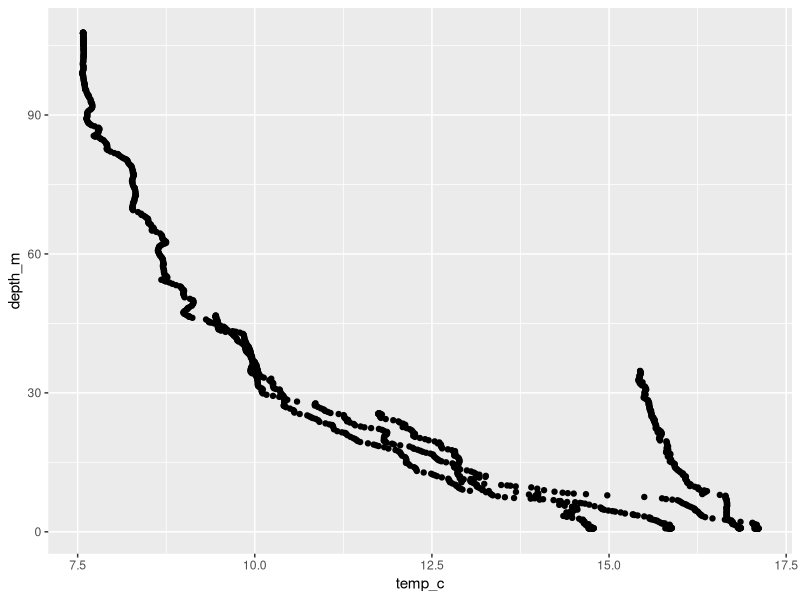
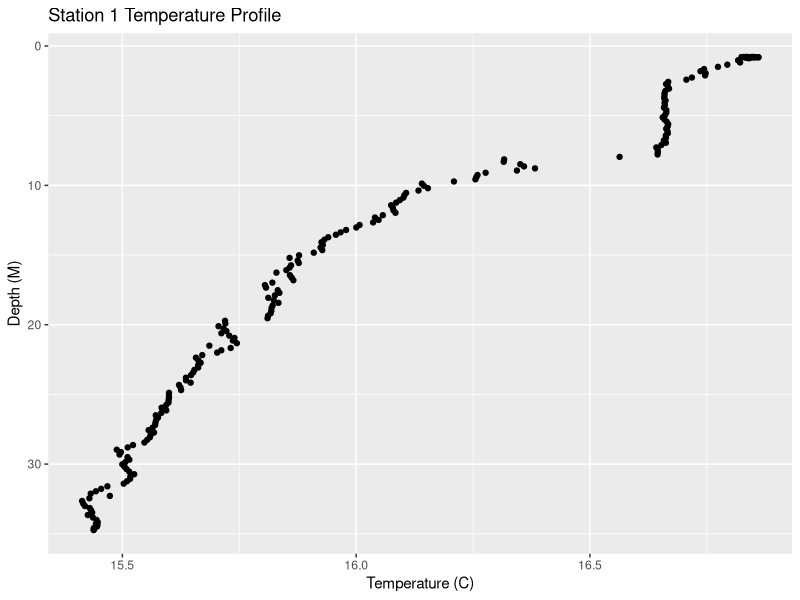
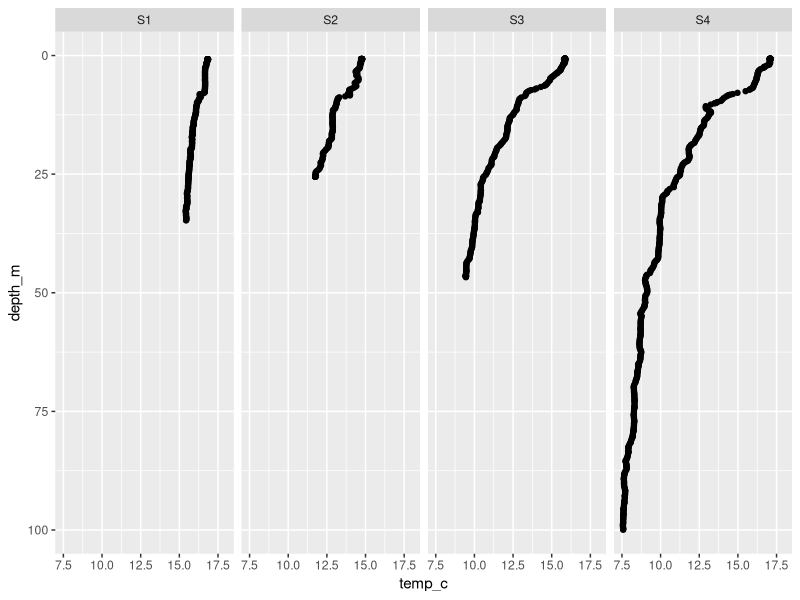
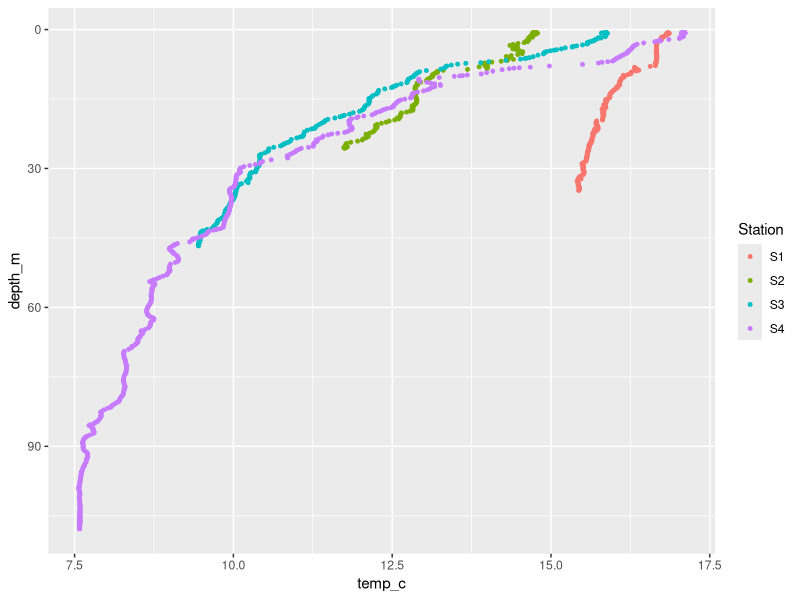
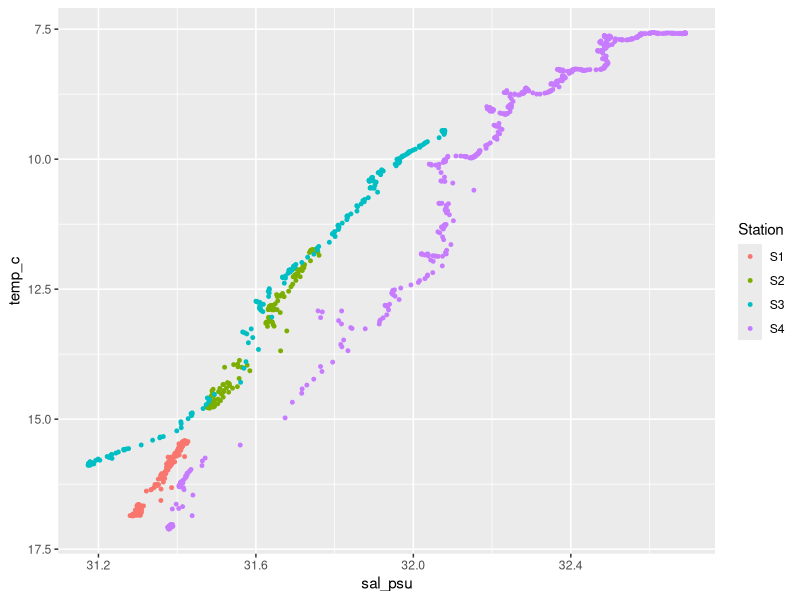
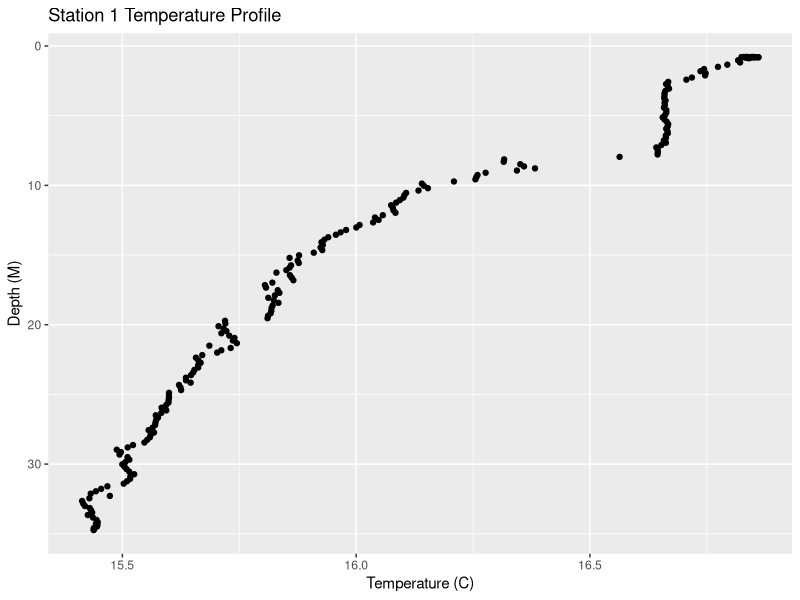

Write the R code that produced these figures, in order.
## ---- chunk 1
knitr::opts_chunk$set(echo = TRUE)
## ---- chunk 2
library(tidyverse)
## ---- chunk 3
data <- read.csv("240905_darts_clean.csv")
## ---- chunk 4
str(data)
## ---- chunk 5
ggplot(data, aes(x=temp_c, y=depth_m)) + geom_point()
## ---- chunk 6
stn1 <- filter(data, station == "S1")
## ---- chunk 7
ggplot(stn1, aes(x = temp_c, y = depth_m)) + 
  geom_point() + 
  scale_y_reverse() + 
  xlab('Temperature (C)') + 
  ylab('Depth (M)') + 
  ggtitle('Station 1 Temperature Profile')
## ---- chunk 8
ggsave('stn1_temp_profile.png', width=4, heigh=6)
## ---- chunk 9
ggplot(data, aes(x = temp_c, y = depth_m)) + 
  geom_point() + 
  facet_wrap(~station, ncol = 4) + 
  scale_y_reverse() + 
  ylim(100, 0) + 
  xlim(7.5, 18)
## ---- chunk 10
ggplot(data, aes(x = temp_c, y = depth_m, color = station)) + 
  geom_point(size = 1) + 
  scale_y_reverse() + 
  labs(color = 'Station')
## ---- chunk 11
ggplot(data, aes(y = temp_c, x = sal_psu, color = station)) + 
  geom_point(size = 1) + 
  scale_y_reverse() + 
  labs(color = 'Station')
